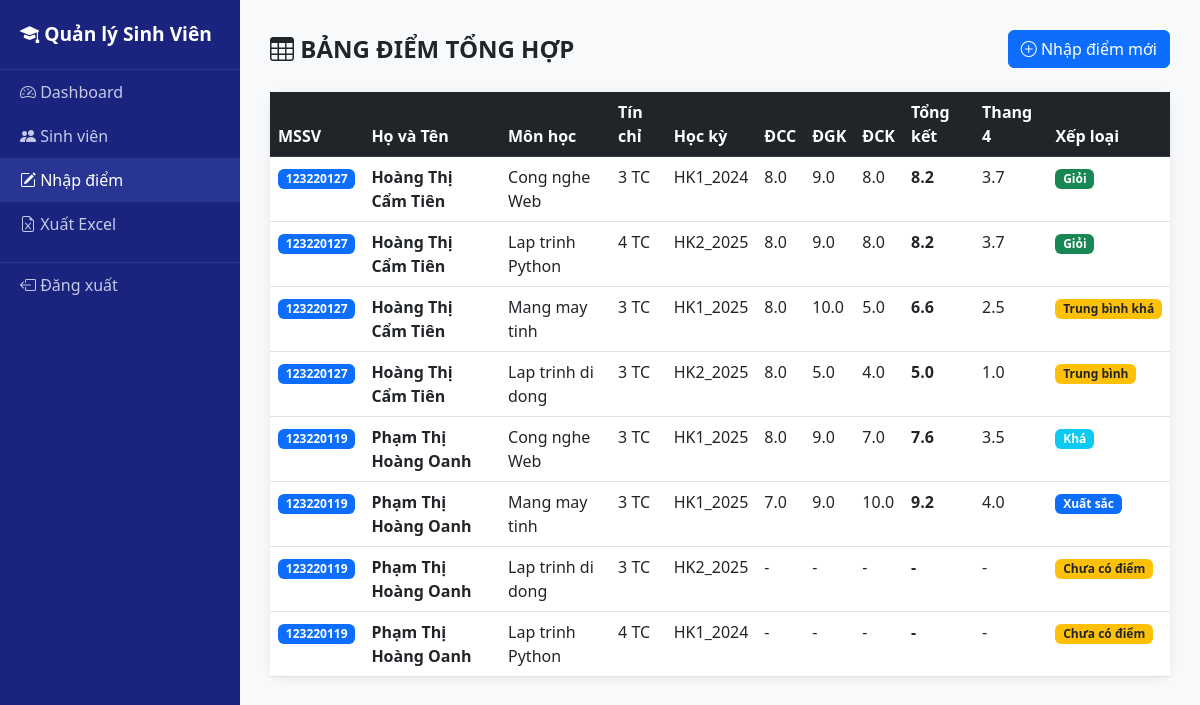
The page /grades/ (signed in) on the database its author committed.
### models.py (models this page shows)
class BangDiem(db.Model):
    __tablename__ = 'bang_diem'
    id = db.Column(db.Integer, primary_key=True)
    sv_id = db.Column(db.Integer, db.ForeignKey('sinh_vien.id'), nullable=False)
    mon_id = db.Column(db.Integer, db.ForeignKey('mon_hoc.id'), nullable=False)
    hoc_ky = db.Column(db.String(20), nullable=False)
    diem_cc = db.Column(db.Float)
    diem_giua_ky = db.Column(db.Float)
    diem_cuoi_ky = db.Column(db.Float)
    mon = db.relationship('MonHoc', backref='bang_diems')
    @property
    def diem_tong_ket(self):
        if None in [self.diem_cc, self.diem_giua_ky, self.diem_cuoi_ky]:
            return None
        return round(self.diem_cc * 0.2 + self.diem_giua_ky * 0.2 + self.diem_cuoi_ky * 0.6, 2)
    @property
    def diem_he4(self):
        d = self.diem_tong_ket
        if d is None: return None
        if d >= 8.5: return 4.0
        elif d >= 8.0: return 3.7
        elif d >= 7.5: return 3.5
        elif d >= 7.0: return 3.0
        elif d >= 6.5: return 2.5
        elif d >= 6.0: return 2.0
        elif d >= 5.5: return 1.5
        elif d >= 5.0: return 1.0
        else: return 0.0
    @property
    def xep_loai(self):
        d = self.diem_tong_ket
        if d is None: return "Chưa có điểm"
        if d >= 9.0: return "Xuất sắc"
        elif d >= 8.0: return "Giỏi"
        elif d >= 7.0: return "Khá"
        elif d >= 6.0: return "Trung bình khá"
        elif d >= 5.0: return "Trung bình"
        else: return "Không đạt"

class SinhVien(db.Model):
    __tablename__ = 'sinh_vien'
    id = db.Column(db.Integer, primary_key=True)
    ma_sv = db.Column(db.String(20), unique=True, nullable=False)
    ho_ten = db.Column(db.String(100), nullable=False)
    ngay_sinh = db.Column(db.Date)
    gioi_tinh = db.Column(db.String(10))
    email = db.Column(db.String(120))
    lop_id = db.Column(db.Integer, db.ForeignKey('lop_hoc.id'), nullable=False)
    user_id = db.Column(db.Integer, db.ForeignKey('users.id'))
    bang_diems = db.relationship('BangDiem', backref='sinh_vien', lazy=True)

class MonHoc(db.Model):
    __tablename__ = 'mon_hoc'
    id = db.Column(db.Integer, primary_key=True)
    ma_mon = db.Column(db.String(20), unique=True, nullable=False)
    ten_mon = db.Column(db.String(150), nullable=False)
    so_tin_chi = db.Column(db.Integer, nullable=False)

### blueprints/grades.py (the view)
@grades_bp.route('/')
@login_required
@giangvien_required
def index():
    bang_diems = BangDiem.query.all()
    return render_template('grades/index.html', bang_diems=bang_diems)

### blueprints/auth.py (called while the page is built)
def giangvien_required(f):
    @wraps(f)
    def decorated_function(*args, **kwargs):
        if not current_user.is_authenticated or current_user.role != 'giangvien':
            flash('Ban khong co quyen truy cap!', 'danger')
            return redirect(url_for('auth.login'))
        return f(*args, **kwargs)
    return decorated_function

### templates/grades/index.html (shortened to what this page needs)
{% extends 'base.html' %}
{% block content %}
<div class="d-flex justify-content-between align-items-center mb-4">
  <h4 class="fw-bold mb-0"><i class="bi bi-table"></i> BẢNG ĐIỂM TỔNG HỢP</h4>
  <a href="{{ url_for('grades.nhap_diem') }}" class="btn btn-primary">
    <i class="bi bi-plus-circle"></i> Nhập điểm mới
  </a>
</div>
<div class="card">
  <div class="table-responsive">
    <table class="table table-hover mb-0">
      <thead class="table-dark">
        <tr>
          <th>MSSV</th><th>Họ và Tên</th>
          <th>Môn học</th><th>Tín chỉ</th>
          <th>Học kỳ</th><th>ĐCC</th><th>ĐGK</th><th>ĐCK</th>
          <th>Tổng kết</th><th>Thang 4</th><th>Xếp loại</th>
        </tr>
      </thead>
      <tbody>
        {% for bd in bang_diems %}
        {% if bd.mon %}
        <tr>
          <td><span class="badge bg-primary">{{ bd.sinh_vien.ma_sv }}</span></td>
          <td class="fw-semibold">{{ bd.sinh_vien.ho_ten }}</td>
          <td>{{ bd.mon.ten_mon }}</td>
          <td>{{ bd.mon.so_tin_chi }} TC</td>
          <td>{{ bd.hoc_ky }}</td>
          <td>{{ bd.diem_cc or '-' }}</td>
          <td>{{ bd.diem_giua_ky or '-' }}</td>
          <td>{{ bd.diem_cuoi_ky or '-' }}</td>
          <td class="fw-bold">{{ bd.diem_tong_ket or '-' }}</td>
          <td>{{ bd.diem_he4 or '-' }}</td>
          <td>
            {% if bd.xep_loai == 'Xuất sắc' %}<span class="badge bg-primary">{{ bd.xep_loai }}</span>
            {% elif bd.xep_loai == 'Giỏi' %}<span class="badge bg-success">{{ bd.xep_loai }}</span>
            {% elif bd.xep_loai == 'Khá' %}<span class="badge bg-info">{{ bd.xep_loai }}</span>
            {% elif bd.xep_loai == 'Không đạt' %}<span class="badge bg-danger">{{ bd.xep_loai }}</span>
            {% else %}<span class="badge bg-warning text-dark">{{ bd.xep_loai }}</span>
            {% endif %}
          </td>
        </tr>
        {% endif %}
        {% else %}
        <tr><td colspan="11" class="text-center text-muted py-4">Chưa có dữ liệu điểm</td></tr>
        {% endfor %}
      </tbody>
    </table>
  </div>
</div>
{% endblock %}

### templates/base.html (style rules this page uses)
body { background-color: #f8f9fa; }
.card { border: none; box-shadow: 0 2px 10px rgba(0,0,0,0.08); border-radius: 12px; }

### rows shown on the page
BangDiem: sinh_vien.ma_sv "123220127", sinh_vien.ho_ten "Hoàng Thị Cẩm Tiên", mon.ten_mon "Cong nghe Web", mon.so_tin_chi "3", hoc_ky "HK1_2024", diem_cc "8.0", diem_giua_ky "9.0", diem_cuoi_ky "8.0", diem_cc+diem_giua_ky+diem_cuoi_ky "8.2", diem_cc+diem_giua_ky+diem_cuoi_ky "3.7", xep_loai "Giỏi"
BangDiem: sinh_vien.ma_sv "123220127", sinh_vien.ho_ten "Hoàng Thị Cẩm Tiên", mon.ten_mon "Lap trinh Python", mon.so_tin_chi "4", hoc_ky "HK2_2025", diem_cc "8.0", diem_giua_ky "9.0", diem_cuoi_ky "8.0", diem_cc+diem_giua_ky+diem_cuoi_ky "8.2", diem_cc+diem_giua_ky+diem_cuoi_ky "3.7", xep_loai "Giỏi"
BangDiem: sinh_vien.ma_sv "123220127", sinh_vien.ho_ten "Hoàng Thị Cẩm Tiên", mon.ten_mon "Mang may tinh", mon.so_tin_chi "3", hoc_ky "HK1_2025", diem_cc "8.0", diem_giua_ky "10.0", diem_cuoi_ky "5.0", diem_cc+diem_giua_ky+diem_cuoi_ky "6.6", diem_cc+diem_giua_ky+diem_cuoi_ky "2.5", xep_loai "Trung bình khá"
BangDiem: sinh_vien.ma_sv "123220127", sinh_vien.ho_ten "Hoàng Thị Cẩm Tiên", mon.ten_mon "Lap trinh di dong", mon.so_tin_chi "3", hoc_ky "HK2_2025", diem_cc "8.0", diem_giua_ky "5.0", diem_cuoi_ky "4.0", diem_cc+diem_giua_ky+diem_cuoi_ky "5.0", diem_cc+diem_giua_ky+diem_cuoi_ky "1.0", xep_loai "Trung bình"
BangDiem: sinh_vien.ma_sv "123220119", sinh_vien.ho_ten "Phạm Thị Hoàng Oanh", mon.ten_mon "Cong nghe Web", mon.so_tin_chi "3", hoc_ky "HK1_2025", diem_cc "8.0", diem_giua_ky "9.0", diem_cuoi_ky "7.0", diem_cc+diem_giua_ky+diem_cuoi_ky "7.6", diem_cc+diem_giua_ky+diem_cuoi_ky "3.5", xep_loai "Khá"
BangDiem: sinh_vien.ma_sv "123220119", sinh_vien.ho_ten "Phạm Thị Hoàng Oanh", mon.ten_mon "Mang may tinh", mon.so_tin_chi "3", hoc_ky "HK1_2025", diem_cc "7.0", diem_giua_ky "9.0", diem_cuoi_ky "10.0", diem_cc+diem_giua_ky+diem_cuoi_ky "9.2", diem_cc+diem_giua_ky+diem_cuoi_ky "4.0", xep_loai "Xuất sắc"
BangDiem: sinh_vien.ma_sv "123220119", sinh_vien.ho_ten "Phạm Thị Hoàng Oanh", mon.ten_mon "Lap trinh di dong", mon.so_tin_chi "3", hoc_ky "HK2_2025", diem_cc "-", diem_giua_ky "-", diem_cuoi_ky "-", diem_cc+diem_giua_ky+diem_cuoi_ky "-", xep_loai "Chưa có điểm"
BangDiem: sinh_vien.ma_sv "123220119", sinh_vien.ho_ten "Phạm Thị Hoàng Oanh", mon.ten_mon "Lap trinh Python", mon.so_tin_chi "4", hoc_ky "HK1_2024", diem_cc "-", diem_giua_ky "-", diem_cuoi_ky "-", diem_cc+diem_giua_ky+diem_cuoi_ky "-", xep_loai "Chưa có điểm"
